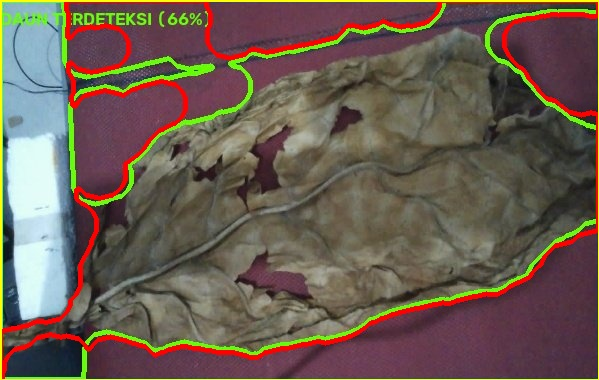
#> input picture ai/.keras_cache/isolated_leaf_test.jpg, 599 x 380 px
$ python -i train_svm.py   (imports and definitions only)   (older library calls are emulated)
#> lines starting #> are read from the running program, lines starting #| are printed output that depends on the picture
#> further down, picture is the input picture: shape (380, 599, 3); mean B, G, R 80.3, 92.8, 106.9
"""
===================================================================================
TobaccoGuard AI - Pelatihan Model SVM (Support Vector Machine) Klasifikasi Daun
===================================================================================
Pendekatan Machine Learning Klasik berbasis Ekstraksi Fitur Vektor:
1. Pemotongan Region of Interest (ROI) daun tembakau berdasarkan anotasi Bounding Box.
2. Ekstraksi Vektor Fitur Komprehensif:
   - Warna (HSV & Lab color space: mean, std, skewness) -> mendeteksi kematangan daun
   - Tekstur (Gradien Sobel & statistik intensitas) -> mendeteksi kehalusan serat
3. Normalisasi Vektor menggunakan StandardScaler.
4. Klasifikasi menggunakan Support Vector Classifier (RBF Kernel, Class Weight Balanced).
5. Output Model: ai/models/tobacco_svm.pkl & metadata JSON.
===================================================================================
"""

import os
import sys
import json
import random
import joblib
import cv2
import numpy as np
from PIL import Image, ImageEnhance
from collections import Counter
from sklearn.svm import SVC
from sklearn.preprocessing import StandardScaler
from sklearn.pipeline import Pipeline
from sklearn.model_selection import train_test_split
from sklearn.metrics import classification_report, accuracy_score

BASE_DIR = os.path.dirname(os.path.abspath(__file__))
DATASET_ROOT = os.path.join(BASE_DIR, 'dataset', 'dataset')
SVM_MODEL_PATH = os.path.join(BASE_DIR, 'models', 'tobacco_svm.pkl')
SVM_METADATA_PATH = os.path.join(BASE_DIR, 'models', 'svm_metadata.json')

LABEL_MAP = {
    "Low Quality": 0,      # filler
    "Medium Quality": 1,   # binder
    "High Quality": 2      # wrapper
}
CLASS_NAMES = ["filler", "binder", "wrapper"]


def extract_feature_vector(img_bgr):
    """
    Mengekstrak vektor fitur numerik (warna & tekstur) dari potongan daun:
    - Dimensi: 36 nilai float (vektor fitur)
    """
    img_resized = cv2.resize(img_bgr, (128, 128))
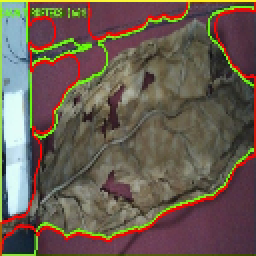
#> img_resized: shape (128, 128, 3) (shown 2 times larger); mean B, G, R 80.2, 92.4, 106.5

    # 1. Konversi Ruang Warna
    img_hsv = cv2.cvtColor(img_resized, cv2.COLOR_BGR2HSV)
#> img_hsv: shape (128, 128, 3); mean H, S, V 76.9, 88.1, 115.9
    img_lab = cv2.cvtColor(img_resized, cv2.COLOR_BGR2Lab)
#> img_lab: shape (128, 128, 3); mean of channels 0, 1, 2 104.4, 132.5, 137.5
    img_gray = cv2.cvtColor(img_resized, cv2.COLOR_BGR2GRAY)
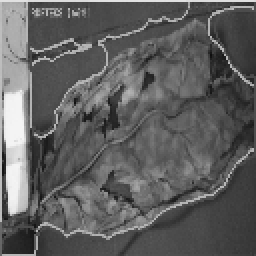
#> img_gray: shape (128, 128) (shown 2 times larger); min 14, max 245, mean 95.2

    features = []

    # 2. Fitur Statistik Warna (BGR, HSV, Lab)
    for space in [img_resized, img_hsv, img_lab]:
        for ch in range(3):
            channel = space[:, :, ch]
            features.append(np.mean(channel))
            features.append(np.std(channel))
            features.append(np.percentile(channel, 25))
            features.append(np.percentile(channel, 75))
#> this loop made 3 passes
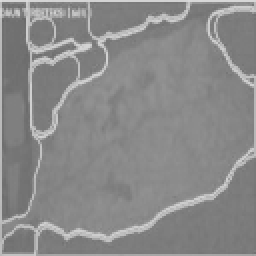
#> channel: shape (128, 128) (shown 2 times larger); min 104, max 219, mean 137.5
#> after the loop, features = 36 values, max 162 at index 15, min 20.43 at index 33, mean 86.98

    # 3. Fitur Tekstur & Urat Daun (Sobel Edge Magnitude)
    sobel_x = cv2.Sobel(img_gray, cv2.CV_64F, 1, 0, ksize=3)
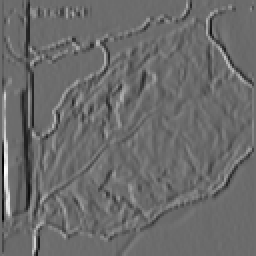
#> sobel_x: shape (128, 128) float64 (shown 2 times larger); min -632, max 854, mean -5; drawn with min black and max white
    sobel_y = cv2.Sobel(img_gray, cv2.CV_64F, 0, 1, ksize=3)
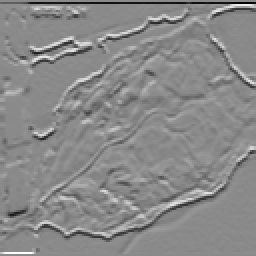
#> sobel_y: shape (128, 128) float64 (shown 2 times larger); min -697, max 587, mean -4.8; drawn with min black and max white
    edge_mag = np.sqrt(sobel_x**2 + sobel_y**2)
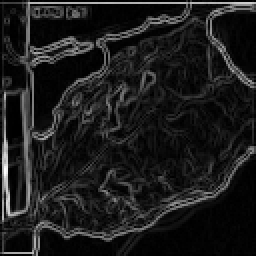
#> edge_mag: shape (128, 128) float64 (shown 2 times larger); min 0, max 856, mean 95.5; drawn with min black and max white

    features.append(np.mean(edge_mag))
    features.append(np.std(edge_mag))
    features.append(np.max(edge_mag))

    # Histogram Intensitas Grayscale (4 bin)
    hist = cv2.calcHist([img_gray], [0], None, [4], [0, 256]).flatten()
#> hist = [2951, 10777, 1949, 707]
    hist_norm = hist / (hist.sum() + 1e-6)
#> hist_norm = [0.18, 0.658, 0.119, 0.0432]
    features.extend(hist_norm.tolist())

    return np.array(features, dtype=np.float32)


# [136 lines left out: functions load_dataset_for_svm, train_svm, not called in this run]


# [2 lines not run here, left out]

>>> import cv2
>>> picture = cv2.imread('.keras_cache/isolated_leaf_test.jpg')
>>> result = extract_feature_vector(picture)
#> result = 43 values, max 856 at index 38, min 0.0432 at index 42, mean 97.77

$ run again, on ai/.keras_cache/active_conveyor.jpg
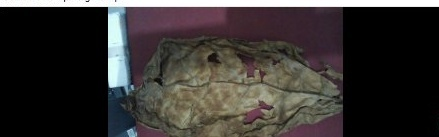
#> input picture ai/.keras_cache/active_conveyor.jpg, 439 x 137 px
#> picture is the input picture: shape (137, 439, 3); mean B, G, R 51, 52.7, 56.5
#> img_hsv: shape (128, 128, 3); mean H, S, V 48.4, 41.9, 58.6
#> img_lab: shape (128, 128, 3); mean of channels 0, 1, 2 56.3, 129.5, 129.6
#> the loop in extract_feature_vector, `for space in [img_resized, img_hsv, img_lab]:` made 3 passes
#> after the loop in extract_feature_vector, `for space in [img_resized, img_hsv, img_lab]:`:
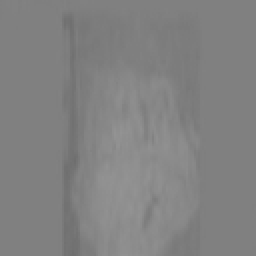
#> channel: shape (128, 128) (shown 2 times larger); min 110, max 147, mean 129.6
#> after the loop in extract_feature_vector, `for space in [img_resized, img_hsv, img_lab]:`: features = 36 values, max 132 at index 35, min 0 at index 2, mean 61.21
#> in extract_feature_vector, `edge_mag = np.sqrt(sobel_x**2 + sobel_y**2)`:
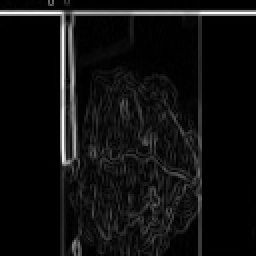
#> edge_mag: shape (128, 128) float64 (shown 2 times larger); min 0, max 984, mean 62.4; drawn with min black and max white
#> hist = [10546, 4188, 616, 1034]
#> hist_norm = [0.644, 0.256, 0.0376, 0.0631]
#> result = 43 values, max 984 at index 38, min 0 at index 2, mean 78.71

$ run again, on ai/.keras_cache/cam_isolated_leaf.jpg
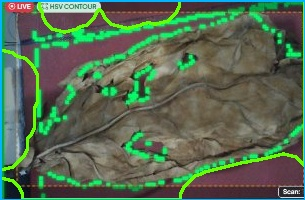
#> input picture ai/.keras_cache/cam_isolated_leaf.jpg, 305 x 200 px
#> picture is the input picture: shape (200, 305, 3); mean B, G, R 82.6, 106.8, 86.2
#> img_hsv: shape (128, 128, 3); mean H, S, V 65.1, 94.1, 117.3
#> img_lab: shape (128, 128, 3); mean of channels 0, 1, 2 110.4, 119.3, 139.4
#> the loop in extract_feature_vector, `for space in [img_resized, img_hsv, img_lab]:` made 3 passes
#> after the loop in extract_feature_vector, `for space in [img_resized, img_hsv, img_lab]:`:
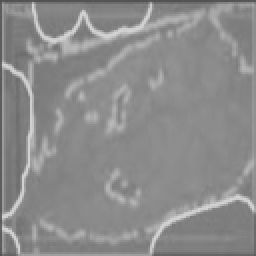
#> channel: shape (128, 128) (shown 2 times larger); min 80, max 212, mean 139.4
#> after the loop in extract_feature_vector, `for space in [img_resized, img_hsv, img_lab]:`: features = 36 values, max 142 at index 35, min 17.75 at index 33, mean 84.36
#> in extract_feature_vector, `edge_mag = np.sqrt(sobel_x**2 + sobel_y**2)`:
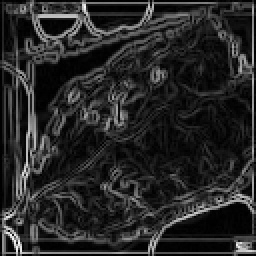
#> edge_mag: shape (128, 128) float64 (shown 2 times larger); min 0, max 707.8, mean 110.2; drawn with min black and max white
#> hist = [2341, 10955, 2966, 122]
#> hist_norm = [0.143, 0.669, 0.181, 0.00745]
#> result = 43 values, max 707.8 at index 38, min 0.00745 at index 42, mean 92.27

$ run again, on ai/.keras_cache/cam_live.jpg
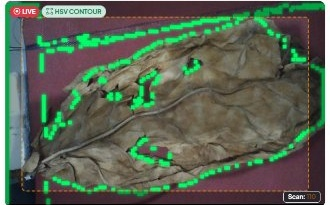
#> input picture ai/.keras_cache/cam_live.jpg, 330 x 205 px
#> picture is the input picture: shape (205, 330, 3); mean B, G, R 84, 101.1, 89.9
#> img_hsv: shape (128, 128, 3); mean H, S, V 73.3, 83.1, 111.8
#> img_lab: shape (128, 128, 3); mean of channels 0, 1, 2 106.1, 122.8, 137
#> the loop in extract_feature_vector, `for space in [img_resized, img_hsv, img_lab]:` made 3 passes
#> after the loop in extract_feature_vector, `for space in [img_resized, img_hsv, img_lab]:`:
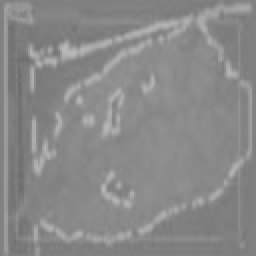
#> channel: shape (128, 128) (shown 2 times larger); min 108, max 186, mean 137
#> after the loop in extract_feature_vector, `for space in [img_resized, img_hsv, img_lab]:`: features = 36 values, max 141 at index 35, min 11.68 at index 33, mean 84.33
#> in extract_feature_vector, `edge_mag = np.sqrt(sobel_x**2 + sobel_y**2)`:
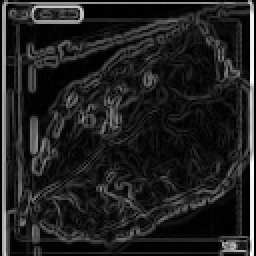
#> edge_mag: shape (128, 128) float64 (shown 2 times larger); min 0, max 896, mean 117.5; drawn with min black and max white
#> hist = [3407, 10250, 2065, 662]
#> hist_norm = [0.208, 0.626, 0.126, 0.0404]
#> result = 43 values, max 896 at index 38, min 0.0404 at index 42, mean 97.57
